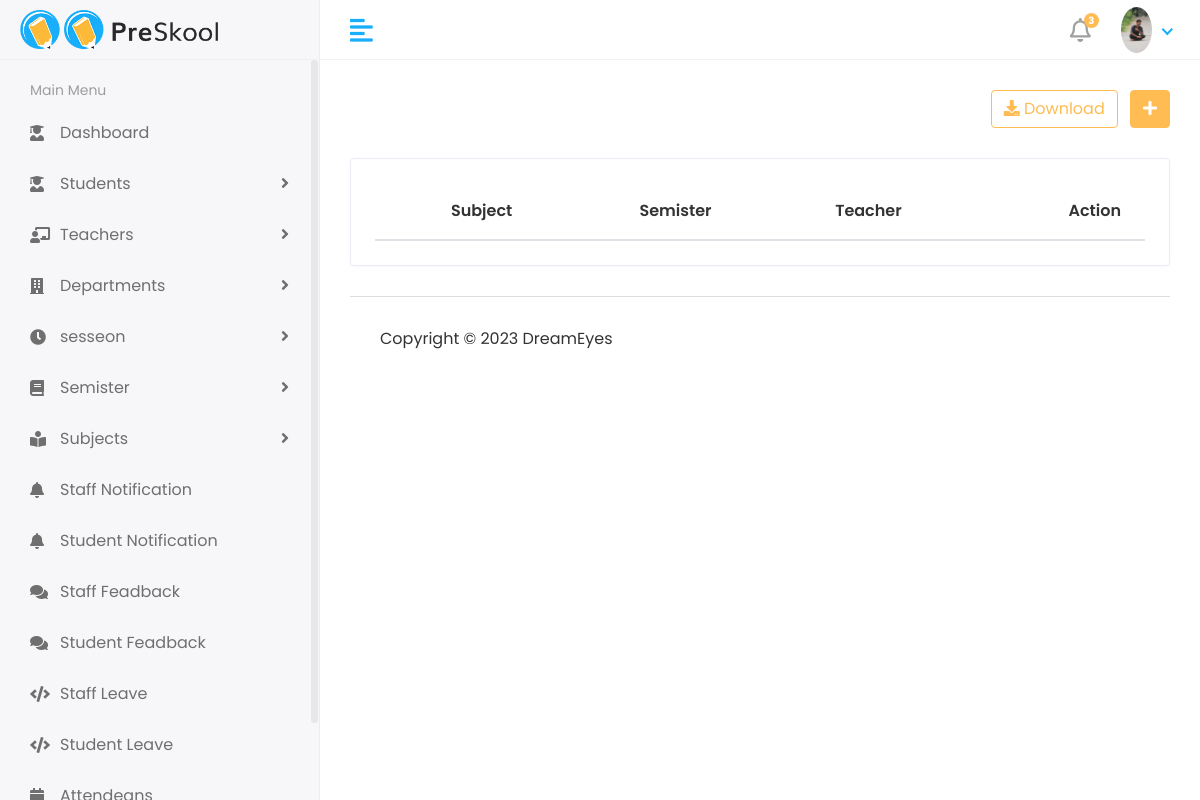
Before: /hod/subject-list/ (signed in) with the older database file.
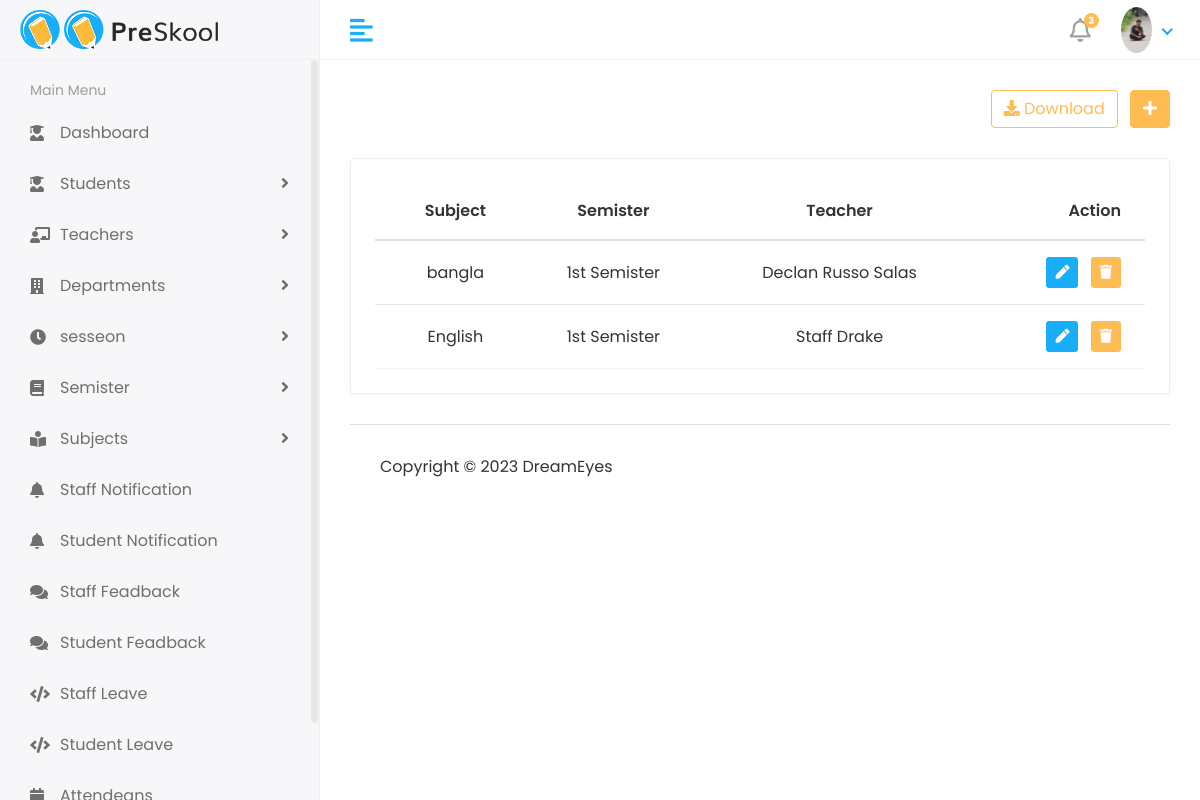
After: the same page with the newer database file.
### account/models.py (models this page shows, shortened)
class CoustomUser(AbstractUser):
    USER = (
        ('1','hod'),
        ('2','staff'),
        ('3','student'),
    )
    user_type =models.CharField(choices=USER,max_length=20)
    profile_pic = models.ImageField(upload_to='profile_pic/',default='1.jpeg')

class semister(models.Model):
    name = models.CharField(max_length=30)

### staff/models.py (models this page shows, shortened)
class Subject(models.Model):
    name = models.CharField(max_length = 20)
    Semister = models.ForeignKey(semister,on_delete=models.CASCADE)
    staff = models.ForeignKey(staff,on_delete=models.CASCADE)

class staff(models.Model):
    gen = (
        ('male','male'),
        ('female','female'),
        ('other','other'),
    )
    admin = models.OneToOneField(CoustomUser,on_delete = models.CASCADE)
    phone = models.IntegerField()
    Address = models.TextField(max_length=60)
    gender  = models.CharField(choices = gen,max_length=8)

### hod/views.py (the view)
# urls.py: path('subject-list/',viw_subject,name='viw_subject'),
@login_required(login_url='login')
def viw_subject(request):
    if request.user.user_type=='1':
        deper = Subject.objects.all()
    else:
        return redirect('error')
    return render(request,'hod/for_add/view_subject.html',locals())

### templates/hod/for_add/view_subject.html (shortened to what this page needs)
{% extends "base.html"%}
{% block content %}
<div class="content container-fluid">
   <div class="page-header">
      <div class="row align-items-center">
         <div class="col-auto text-right float-right ml-auto">
            <a href="#" class="btn btn-outline-primary mr-2"><i class="fas fa-download"></i> Download</a>
            <a href="{% url 'add_subject'%}" class="btn btn-primary"><i class="fas fa-plus"></i></a>
         </div>
      </div>
   </div>
   <div class="row">
      <div class="col-sm-12">
         <div class="card card-table">
            <div class="card-body">
               <div class="table-responsive">
                  <table id="table_id" class="table table-hover table-center mb-0 " style="text-align: center;">
                     <thead>
                        <tr>
                           <th>Subject</th>
                           <th>Semister</th>
                           <th>Teacher</th>
                           <th class="text-right">Action</th>
                        </tr>
                     </thead>
                     <tbody>
                        {% for i in deper %}
                        <tr>
                           <td>{{i.name}}</td>
                           <td>{{i.Semister.name}}</td>
                           <td>{{i.staff.admin.first_name}} {{i.staff.admin.last_name}}</td>
                           <td class="text-right">
                              <div class="actions">
                                 <a href="{% url 'subject_edit' i.id %}" class="btn btn-sm bg-success-light mr-2">
                                    <i class="fas fa-pen"></i>
                                 </a>
                                 <a href="{% url 'subject_delete' i.id %}" class="btn btn-sm bg-danger-light">
                                    <i class="fas fa-trash"></i>
                                 </a>
                              </div>
                           </td>
                        </tr>
                        {% endfor %}
                     </tbody>
                  </table>
               </div>
            </div>
         </div>
      </div>
   </div>
   {% endblock %}

### templates/base.html (shortened to what this page needs)
{% load static %}
<!DOCTYPE html>
<html lang="en">
   <head>
      <link rel="stylesheet" href="{% static 'assets/plugins/bootstrap/css/bootstrap.min.css' %}">
      <link rel="stylesheet" href="{% static 'assets/plugins/fontawesome/css/fontawesome.min.css' %}">
      <link rel="stylesheet" href="{% static 'assets/plugins/fontawesome/css/all.min.css' %}">
      <link rel="stylesheet" href="{% static 'assets/css/style.css' %}">
      <link rel="stylesheet" href="{% static 'assets/plugins/datatables/datatables.min.css' %}">
   <body>
      <div class="main-wrapper">
         {% include 'includes/header.html'%}
         {% include 'includes/sidebar.html'%}
         <div class="page-wrapper">
               {% block content %}
               {% endblock %}
            {% include 'includes/footer.html'%}
         </div>
      </div>
   </body>
</html>

### templates/includes/header.html (shortened to what this page needs)
{% load static %}
<div class="header">
    <div class="header-left">
       <a href="{% url 'home' %}" class="logo">
         <img src="{% static 'assets/img/logo-small.png' %}" alt="Logo">
       <img src="{% static 'assets/img/logo.png' %}" alt="Logo">
       </a>
    </div>
    <a href="javascript:void(0);" id="toggle_btn">
    <i class="fas fa-align-left"></i>
    </a>
    <ul class="nav user-menu">
       <li class="nav-item dropdown noti-dropdown">
          <a href="#" class="dropdown-toggle nav-link" data-toggle="dropdown">
          <i class="far fa-bell"></i> <span class="badge badge-pill">3</span>
          </a>
       </li>
       <li class="nav-item dropdown has-arrow">
          <a href="#" class="dropdown-toggle nav-link" data-toggle="dropdown">
            {% if user.profile_pic %}
          <span class="user-img"><img class="rounded-circle" src="{{user.profile_pic.url}}" width="31" alt="Ryan Taylor"></span>
          {% endif %}
          </a>
       </li>
    </ul>
 </div>

### templates/includes/sidebar.html (shortened to what this page needs)
{% load static %}
{% load active_link_tags %}
{% if user.user_type == '1' %}
<div class="sidebar" id="sidebar">
   <div class="sidebar-inner slimscroll">
      <div id="sidebar-menu" class="sidebar-menu">
         <ul>
            <li class="menu-title">
               <span>Main Menu</span>
            </li>
            <li class="{% active_link 'hod_dashbord' 'active' %}">
               <a href="{% url 'hod_dashbord' %}"><i class="fas fa-user-graduate"></i> <span>Dashboard</span></a>
            </li>
            <li class="submenu {% active_link 'student_view || add_student' %}">
               <a href="#"><i class="fas fa-user-graduate" ></i> <span> Students</span> <span
                     class="menu-arrow"></span></a>
            </li>
            <li class="submenu {% active_link 'staff_view || add_staff' %}">
               <a href="#"><i class="fas fa-chalkboard-teacher"></i> <span> Teachers</span> <span
                     class="menu-arrow"></span></a>
            </li>
            <li class="submenu {% active_link 'viw_deperment || add_deperment' %}">
               <a href="#"><i class="fas fa-building"></i> <span> Departments</span> <span
                     class="menu-arrow"></span></a>
            </li>
            <li class="submenu {% active_link 'viw_sesson || add_sesson' %}">
               <a href="#"><i class="fas fa-clock"></i> <span> sesseon</span> <span
                     class="menu-arrow"></span></a>
            </li>
            <li class="submenu {% active_link 'viw_semister || add_semister' %}">
               <a href="#"><i class="fas fa-book"></i> <span> Semister </span> <span
                     class="menu-arrow"></span></a>
            </li>
            <li class="submenu {% active_link 'viw_subject || add_subject' %}">
               <a href="#"><i class="fas fa-book-reader"></i> <span> Subjects</span> <span
                     class="menu-arrow"></span></a>
            </li>
            <li class="{% active_link '' 'active' %}">
               <a href="holiday.html"><i class="fas fa-bell"></i> <span>Staff Notification</span></a>
            </li>
            <li class="{% active_link '' 'active' %}">
               <a href="holiday.html"><i class="fas fa-bell"></i> <span>Student Notification</span></a>
            </li>
            <li class="{% active_link '' 'active' %}">
               <a href="holiday.html"><i class="fas fa-comments"></i> <span>Staff Feadback</span></a>
            </li>
            <li class="{% active_link '' 'active' %}">
               <a href="holiday.html"><i class="fas fa-comments"></i> <span>Student Feadback</span></a>
            </li>
            <li class="{% active_link '' 'active' %}">
               <a href="holiday.html"><i class="fas fa-code"></i> <span>Staff Leave</span></a>
            </li>
            <li >
               <li class="{% active_link '' 'active' %}">
               <a href="holiday.html"><i class="fas fa-code"></i> <span>Student Leave</span></a>
            </li>
            <li class="{% active_link '' 'active' %}">
               <a href="holiday.html"><i class="fas fa-calendar"></i> <span>Attendeans</span></a>
            </li>
         </ul>
      </div>
   </div>
</div>
{% endif %}

### templates/includes/footer.html
<footer>
    <p>Copyright © 2023 DreamEyes</p>
 </footer>

Changed rows visible on the page:
added Subject: name "bangla", Semister.name "1st Semister", staff.admin.first_name "Declan Russo", staff.admin.last_name "Salas"
added Subject: name "English", Semister.name "1st Semister", staff.admin.first_name "Staff", staff.admin.last_name "Drake"
